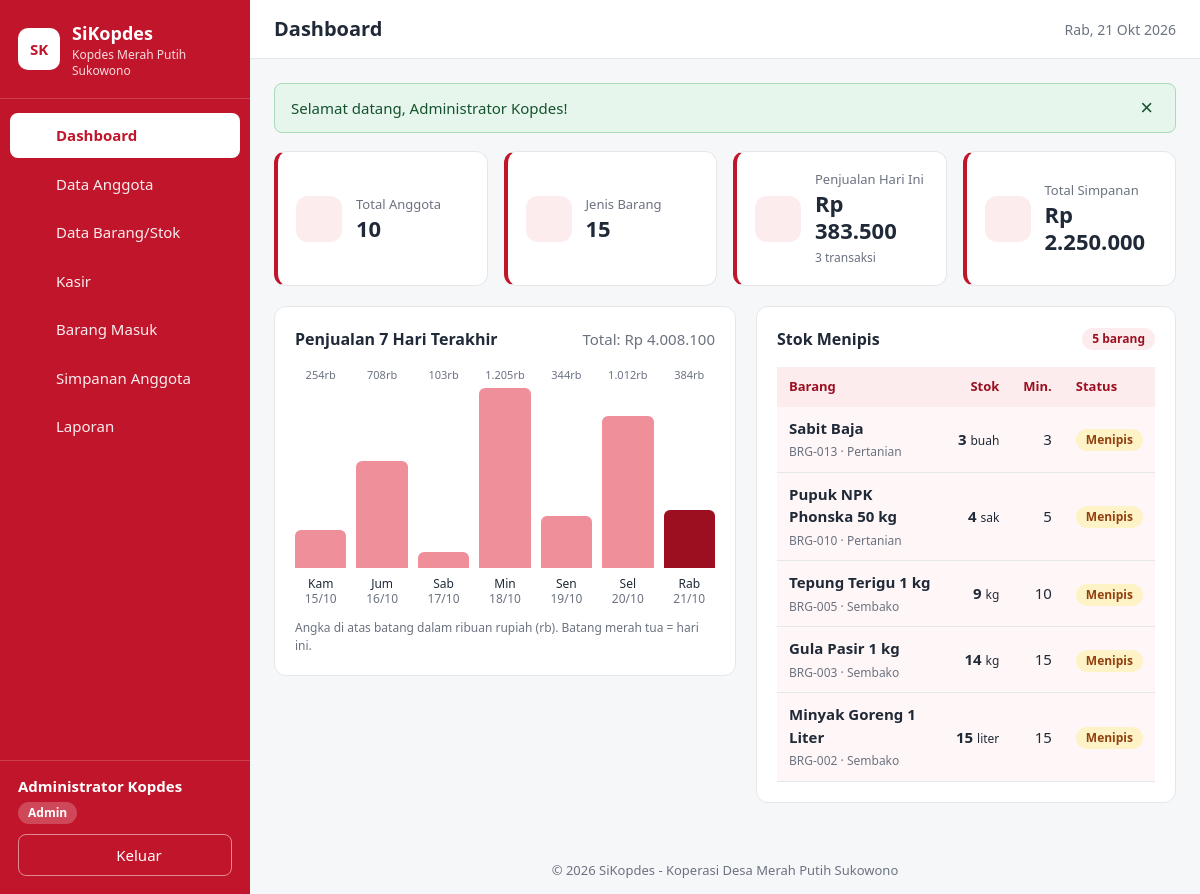
/index.php (signed in), run on the app's committed database.
### tables this page shows
CREATE TABLE barang (
  id INT AUTO_INCREMENT PRIMARY KEY,
  kode VARCHAR(20) NOT NULL UNIQUE,
  nama VARCHAR(100) NOT NULL,
  kategori ENUM('sembako','pertanian','lainnya') NOT NULL DEFAULT 'sembako',
  satuan VARCHAR(20) NOT NULL,
  harga_beli INT NOT NULL DEFAULT 0,
  harga_jual_umum INT NOT NULL DEFAULT 0,
  harga_jual_anggota INT NOT NULL DEFAULT 0,
  stok INT NOT NULL DEFAULT 0,
  stok_minimum INT NOT NULL DEFAULT 0
);

### index.php (the view, shortened to what this page needs)
<?php
require_once 'includes/fungsi.php';
$total_anggota = (int) db_satu('SELECT COUNT(*) AS n FROM anggota')['n'];
$jenis_barang  = (int) db_satu('SELECT COUNT(*) AS n FROM barang')['n'];
$hari_ini      = db_satu('SELECT COALESCE(SUM(total), 0) AS jumlah, COUNT(*) AS trx FROM penjualan WHERE DATE(tanggal) = CURDATE()');
$total_simpan  = (int) db_satu('SELECT COALESCE(SUM(jumlah), 0) AS n FROM simpanan')['n'];
$stok_menipis = db_semua('SELECT kode, nama, kategori, satuan, stok, stok_minimum
                          FROM barang WHERE stok <= stok_minimum
                          ORDER BY stok ASC, nama ASC');
$baris = db_semua('SELECT DATE(tanggal) AS tgl, SUM(total) AS jumlah
                   FROM penjualan
                   WHERE DATE(tanggal) >= DATE_SUB(CURDATE(), INTERVAL 6 DAY)
                   GROUP BY DATE(tanggal)');
$per_hari = [];
foreach ($baris as $b) {
    $per_hari[$b['tgl']] = (int) $b['jumlah'];
}
$grafik = [];
$maks = 0;
for ($i = 6; $i >= 0; $i--) {
    $tgl = date('Y-m-d', strtotime("-$i day"));
    $nilai = $per_hari[$tgl] ?? 0;
    $grafik[] = ['tgl' => $tgl, 'nilai' => $nilai];
    if ($nilai > $maks) {
        $maks = $nilai;
    }
}
$total_7_hari = array_sum(array_column($grafik, 'nilai'));
include 'includes/header.php';
?>
<section class="kartu-grid">
    <div class="kartu-stat">
        <div class="stat-ikon"><?= ikon('users') ?></div>
        <div>
            <span class="stat-label">Total Anggota</span>
            <strong class="stat-nilai"><?= number_format($total_anggota, 0, ',', '.') ?></strong>
        </div>
    </div>
    <div class="kartu-stat">
        <div class="stat-ikon"><?= ikon('package') ?></div>
        <div>
            <span class="stat-label">Jenis Barang</span>
            <strong class="stat-nilai"><?= number_format($jenis_barang, 0, ',', '.') ?></strong>
        </div>
    </div>
    <div class="kartu-stat">
        <div class="stat-ikon"><?= ikon('cart') ?></div>
        <div>
            <span class="stat-label">Penjualan Hari Ini</span>
            <strong class="stat-nilai"><?= rupiah($hari_ini['jumlah']) ?></strong>
            <small class="stat-ket"><?= (int) $hari_ini['trx'] ?> transaksi</small>
        </div>
    </div>
    <div class="kartu-stat">
        <div class="stat-ikon"><?= ikon('uang') ?></div>
        <div>
            <span class="stat-label">Total Simpanan</span>
            <strong class="stat-nilai"><?= rupiah($total_simpan) ?></strong>
        </div>
    </div>
</section>
<div class="dua-kolom">
    <section class="kartu">
        <div class="kartu-judul">
            <h2>Penjualan 7 Hari Terakhir</h2>
            <span class="teks-abu">Total: <?= rupiah($total_7_hari) ?></span>
        </div>
        <div class="grafik">
            <?php foreach ($grafik as $g): ?>
                <?php
                    $persen = $maks > 0 ? round($g['nilai'] / $maks * 100) : 0;
                    $ini_hari_ini = ($g['tgl'] === date('Y-m-d'));
                ?>
                <div class="grafik-kolom" title="<?= e(tanggal_indo($g['tgl'])) ?>: <?= e(rupiah($g['nilai'])) ?>">
                    <span class="grafik-nilai"><?= $g['nilai'] > 0 ? e(number_format($g['nilai'] / 1000, 0, ',', '.')) . 'rb' : '0' ?></span>
                    <div class="grafik-area">
                        <div class="grafik-batang <?= $ini_hari_ini ? 'hari-ini' : '' ?>" style="height: <?= max($persen, 2) ?>%"></div>
                    </div>
                    <span class="grafik-label"><?= e(hari_singkat($g['tgl'])) ?><br><small><?= e(date('d/m', strtotime($g['tgl']))) ?></small></span>
                </div>
            <?php endforeach; ?>
        </div>
        <p class="catatan">Angka di atas batang dalam ribuan rupiah (rb). Batang merah tua = hari ini.</p>
    </section>
    <section class="kartu">
        <div class="kartu-judul">
            <h2>Stok Menipis</h2>
            <span class="badge badge-merah"><?= count($stok_menipis) ?> barang</span>
        </div>
        <?php if (count($stok_menipis) === 0): ?>
            <p class="kosong">Semua stok barang masih aman.</p>
        <?php else: ?>
            <div class="tabel-wrap">
                <table class="tabel">
                    <thead>
                        <tr><th>Barang</th><th class="kanan">Stok</th><th class="kanan">Min.</th><th>Status</th></tr>
                    </thead>
                    <tbody>
                        <?php foreach ($stok_menipis as $s): ?>
                            <tr class="baris-menipis">
                                <td>
                                    <strong><?= e($s['nama']) ?></strong><br>
                                    <small class="teks-abu"><?= e($s['kode']) ?> &middot; <?= e(ucfirst($s['kategori'])) ?></small>
                                </td>
                                <td class="kanan"><strong><?= (int) $s['stok'] ?></strong> <small><?= e($s['satuan']) ?></small></td>
                                <td class="kanan"><?= (int) $s['stok_minimum'] ?></td>
                                <td>
                                    <?php if ((int) $s['stok'] === 0): ?>
                                        <span class="badge badge-merah">Habis</span>
                                    <?php else: ?>
                                        <span class="badge badge-kuning">Menipis</span>
                                    <?php endif; ?>
                                </td>
                            </tr>
                        <?php endforeach; ?>
                    </tbody>
                </table>
            </div>
        <?php endif; ?>
    </section>
</div>
<?php include 'includes/footer.php'; ?>

### assets/css/style.css (style rules this page uses)
:root { --merah: #c0152a; --merah-tua: #9b0f20; --merah-muda: #fdecee; --teks: #1f2937; --abu: #6b7280; --garis: #e5e7eb; --latar: #f6f7f9; --putih: #ffffff; --hijau: #15803d; --hijau-muda: #e7f6ec; --kuning: #92400e; --kuning-muda: #fef3c7; --lebar-sidebar: 250px; }
* { box-sizing: border-box; }
body { margin: 0; font-family: "Segoe UI", Roboto, Arial, sans-serif; font-size: 15px; color: var(--teks); background: var(--latar); line-height: 1.5; }
h1, h2, h3 { margin: 0; }
small { font-size: 12px; }
.teks-abu { color: var(--abu); }
.kanan { text-align: right; }
.kartu { background: var(--putih); border: 1px solid var(--garis); border-radius: 12px; padding: 20px; margin-bottom: 20px; }
.kartu-judul { display: flex; align-items: center; justify-content: space-between; gap: 10px; margin-bottom: 16px; flex-wrap: wrap; }
.kartu-judul h2 { font-size: 16px; }
.kartu-grid { display: grid; grid-template-columns: repeat(4, 1fr); gap: 16px; margin-bottom: 20px; }
.kartu-stat { background: var(--putih); border: 1px solid var(--garis); border-left: 4px solid var(--merah); border-radius: 12px; padding: 18px; display: flex; align-items: center; gap: 14px; }
.stat-ikon { width: 46px; height: 46px; border-radius: 12px; background: var(--merah-muda); color: var(--merah); display: flex; align-items: center; justify-content: center; flex-shrink: 0; }
.stat-label { display: block; font-size: 13px; color: var(--abu); }
.stat-nilai { display: block; font-size: 22px; line-height: 1.25; }
.stat-ket { color: var(--abu); }
.dua-kolom { display: grid; grid-template-columns: 1.1fr 1fr; gap: 20px; align-items: start; }
.catatan { font-size: 12px; color: var(--abu); margin: 12px 0 0; }
.grafik { display: flex; gap: 10px; align-items: flex-end; height: 240px; }
.grafik-kolom { flex: 1; display: flex; flex-direction: column; align-items: center; height: 100%; min-width: 0; }
.grafik-nilai { font-size: 11px; color: var(--abu); margin-bottom: 4px; white-space: nowrap; }
.grafik-area { flex: 1; width: 100%; display: flex; align-items: flex-end; }
.grafik-batang { width: 100%; background: #ef8f9a; border-radius: 6px 6px 0 0; transition: height .3s; }
.grafik-batang.hari-ini { background: var(--merah-tua); }
.grafik-label { margin-top: 8px; font-size: 12px; text-align: center; line-height: 1.3; }
.grafik-label small { color: var(--abu); }
.tabel-wrap { overflow-x: auto; }
.tabel { width: 100%; border-collapse: collapse; }
.tabel th { background: var(--merah-muda); color: var(--merah-tua); text-align: left; font-size: 13px; padding: 10px 12px; white-space: nowrap; }
.tabel td { padding: 10px 12px; border-bottom: 1px solid var(--garis); vertical-align: middle; }
.tabel th.kanan { text-align: right; }
.baris-menipis td { background: #fff7f7; }
.badge { display: inline-block; padding: 2px 10px; border-radius: 999px; font-size: 12px; font-weight: 600; }
.badge-merah { background: var(--merah-muda); color: var(--merah-tua); }
.badge-kuning { background: var(--kuning-muda); color: var(--kuning); }
.kasir-grid > *, .dua-kolom > * { min-width: 0; }
.tabel td.kanan, .tabel th.kanan { white-space: nowrap; }

### data on the page
barang: nama "Sabit Baja", kode "BRG-013", kategori "Pertanian", stok "3", satuan "buah", stok_minimum "3", shows "Menipis"
barang: nama "Pupuk NPK Phonska 50 kg", kode "BRG-010", kategori "Pertanian", stok "4", satuan "sak", stok_minimum "5", shows "Menipis"
barang: nama "Tepung Terigu 1 kg", kode "BRG-005", kategori "Sembako", stok "9", satuan "kg", stok_minimum "10", shows "Menipis"
barang: nama "Gula Pasir 1 kg", kode "BRG-003", kategori "Sembako", stok "14", satuan "kg", stok_minimum "15", shows "Menipis"
barang: nama "Minyak Goreng 1 Liter", kode "BRG-002", kategori "Sembako", stok "15", satuan "liter", stok_minimum "15", shows "Menipis"

### other printed values
$m['nama'] "Dashboard"
$m['nama'] "Data Anggota"
$m['nama'] "Data Barang/Stok"
$m['nama'] "Kasir"
$m['nama'] "Barang Masuk"
$m['nama'] "Simpanan Anggota"
$m['nama'] "Laporan"
$user['nama'] "Administrator Kopdes"
$user['role'] "Admin"
$judul "Dashboard"
$f['pesan'] "Selamat datang, Administrator Kopdes!"
$total_anggota "10"
$jenis_barang "15"
rupiah($hari_ini['jumlah']) "Rp 383.500"
$hari_ini['trx'] "3"
